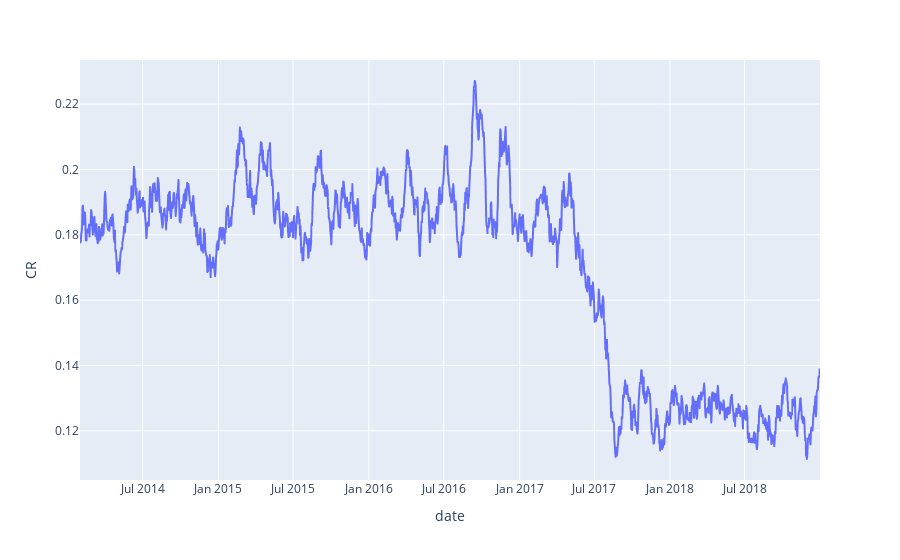

Notebook code for this chart:
### Code cell
import plotly.express as px

df = px.data.gapminder().query("country=='Canada'")
fig = px.line(cr_by_date_rolling_, x="date", y="CR", title='')
fig.show()

### Figure 1 — Plotly figure (JSON) as saved in the notebook; plotly's stock layout.template omitted (floating-point values rounded to 4 significant figures; data arrays with more than 128 entries replaced by an {"elided": "..."} marker saying what was removed)
{"data": [{"hovertemplate": "date=%{x}<br>CR=%{y}<extra></extra>", "legendgroup": "", "line": {"color": "#636efa", "dash": "solid"}, "marker": {"symbol": "circle"}, "mode": "lines", "name": "", "showlegend": false, "type": "scattergl", "x": {"elided": "1797 str values"}, "xaxis": "x", "y": {"elided": "1797 float values"}, "yaxis": "y"}], "layout": {"legend": {"tracegroupgap": 0}, "margin": {"t": 60}, "xaxis": {"anchor": "y", "domain": [0, 1], "title": {"text": "date"}}, "yaxis": {"anchor": "x", "domain": [0, 1], "title": {"text": "CR"}}}}
